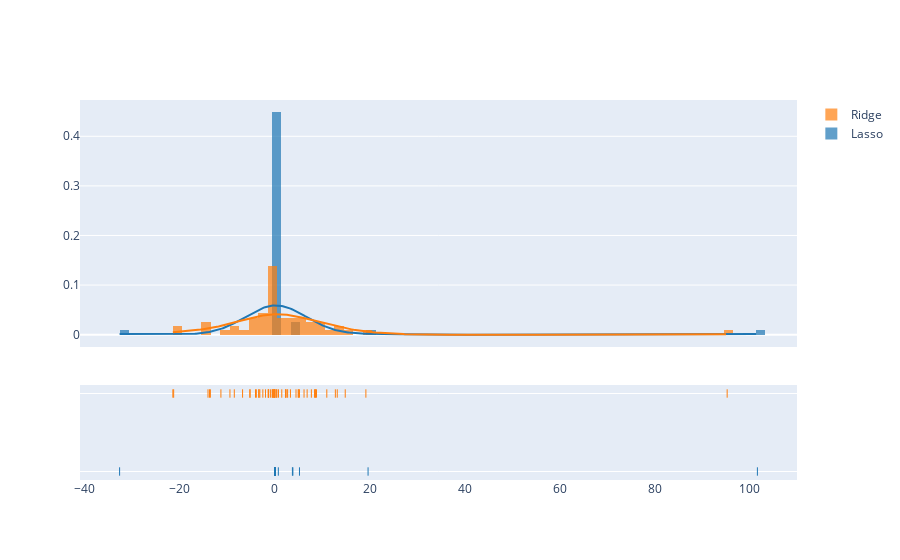

The cell this chart's notebook holds for it:
### Markdown cell above
## find good features -- Use Lasso bc it's good to find features

### Code cell
ff.create_distplot([
    models['Lasso']["LinearModel"].coef_, 
    models['ridge']["LinearModel"].coef_],
    ["Lasso", "Ridge"], bin_size=2)

### Figure 1 — Plotly figure (JSON) as saved in the notebook; plotly's stock layout.template omitted (floating-point values rounded to 4 significant figures; data arrays with more than 128 entries replaced by an {"elided": "..."} marker saying what was removed)
{"data": [{"autobinx": false, "histnorm": "probability density", "legendgroup": "Lasso", "marker": {"color": "rgb(31, 119, 180)"}, "name": "Lasso", "opacity": 0.7, "type": "histogram", "x": [101.7, 0, 0, 3.718, 0, 0, 0, 0, 0, 0.7517, 0, 0, 0, 0, 0, 0, 0, 0, 0, 0, 0, 0, 0, 0, 0, 0, 0, 0, 0, -32.68, 0, 0, 0, 0, 0, 0, 0, 19.66, 0, 0, 0, 0, 0, 0, 0, 3.82, 5.207, 0, 0, 0, 0, 0, 0, 0, 0, 0, 0, 0], "xaxis": "x", "xbins": {"end": 101.7, "size": 2, "start": -32.68}, "yaxis": "y"}, {"autobinx": false, "histnorm": "probability density", "legendgroup": "Ridge", "marker": {"color": "rgb(255, 127, 14)"}, "name": "Ridge", "opacity": 0.7, "type": "histogram", "x": [95.3, -5.243, -14.06, 8.385, 0.3128, -0.9146, 7.712, -6.78, -0.3669, 2.259, -0.03792, -1.289, -0.2133, -1.374, 3.304, -1.947, -2.513, 0.2931, -1.355, -4.056, -3.366, 6.822, 5.205, 4.933, 5.021, 6.168, 8.559, -9.439, -3.88, -21.3, -21.47, -13.74, -11.34, 2.553, 2.305, 8.795, 4.474, 19.19, 13.16, 14.85, 12.77, -8.52, -13.56, -5.203, 0.7852, 10.96, 8.543, 0.4593, 1.476, -0.1137, -0.2113, -0.4873, -0.5387, 0, 0, -3.145, 2.712, -3.347], "xaxis": "x", "xbins": {"end": 95.3, "size": 2, "start": -21.47}, "yaxis": "y"}, {"legendgroup": "Lasso", "marker": {"color": "rgb(31, 119, 180)"}, "mode": "lines", "name": "Lasso", "showlegend": false, "type": "scatter", "x": {"elided": "500 float values"}, "xaxis": "x", "y": {"elided": "500 float values"}, "yaxis": "y"}, {"legendgroup": "Ridge", "marker": {"color": "rgb(255, 127, 14)"}, "mode": "lines", "name": "Ridge", "showlegend": false, "type": "scatter", "x": {"elided": "500 float values"}, "xaxis": "x", "y": {"elided": "500 float values"}, "yaxis": "y"}, {"legendgroup": "Lasso", "marker": {"color": "rgb(31, 119, 180)", "symbol": "line-ns-open"}, "mode": "markers", "name": "Lasso", "showlegend": false, "type": "scatter", "x": [101.7, 0, 0, 3.718, 0, 0, 0, 0, 0, 0.7517, 0, 0, 0, 0, 0, 0, 0, 0, 0, 0, 0, 0, 0, 0, 0, 0, 0, 0, 0, -32.68, 0, 0, 0, 0, 0, 0, 0, 19.66, 0, 0, 0, 0, 0, 0, 0, 3.82, 5.207, 0, 0, 0, 0, 0, 0, 0, 0, 0, 0, 0], "xaxis": "x", "y": ["Lasso", "Lasso", "Lasso", "Lasso", "Lasso", "Lasso", "Lasso", "Lasso", "Lasso", "Lasso", "Lasso", "Lasso", "Lasso", "Lasso", "Lasso", "Lasso", "Lasso", "Lasso", "Lasso", "Lasso", "Lasso", "Lasso", "Lasso", "Lasso", "Lasso", "Lasso", "Lasso", "Lasso", "Lasso", "Lasso", "Lasso", "Lasso", "Lasso", "Lasso", "Lasso", "Lasso", "Lasso", "Lasso", "Lasso", "Lasso", "Lasso", "Lasso", "Lasso", "Lasso", "Lasso", "Lasso", "Lasso", "Lasso", "Lasso", "Lasso", "Lasso", "Lasso", "Lasso", "Lasso", "Lasso", "Lasso", "Lasso", "Lasso"], "yaxis": "y2"}, {"legendgroup": "Ridge", "marker": {"color": "rgb(255, 127, 14)", "symbol": "line-ns-open"}, "mode": "markers", "name": "Ridge", "showlegend": false, "type": "scatter", "x": [95.3, -5.243, -14.06, 8.385, 0.3128, -0.9146, 7.712, -6.78, -0.3669, 2.259, -0.03792, -1.289, -0.2133, -1.374, 3.304, -1.947, -2.513, 0.2931, -1.355, -4.056, -3.366, 6.822, 5.205, 4.933, 5.021, 6.168, 8.559, -9.439, -3.88, -21.3, -21.47, -13.74, -11.34, 2.553, 2.305, 8.795, 4.474, 19.19, 13.16, 14.85, 12.77, -8.52, -13.56, -5.203, 0.7852, 10.96, 8.543, 0.4593, 1.476, -0.1137, -0.2113, -0.4873, -0.5387, 0, 0, -3.145, 2.712, -3.347], "xaxis": "x", "y": ["Ridge", "Ridge", "Ridge", "Ridge", "Ridge", "Ridge", "Ridge", "Ridge", "Ridge", "Ridge", "Ridge", "Ridge", "Ridge", "Ridge", "Ridge", "Ridge", "Ridge", "Ridge", "Ridge", "Ridge", "Ridge", "Ridge", "Ridge", "Ridge", "Ridge", "Ridge", "Ridge", "Ridge", "Ridge", "Ridge", "Ridge", "Ridge", "Ridge", "Ridge", "Ridge", "Ridge", "Ridge", "Ridge", "Ridge", "Ridge", "Ridge", "Ridge", "Ridge", "Ridge", "Ridge", "Ridge", "Ridge", "Ridge", "Ridge", "Ridge", "Ridge", "Ridge", "Ridge", "Ridge", "Ridge", "Ridge", "Ridge", "Ridge"], "yaxis": "y2"}], "layout": {"barmode": "overlay", "hovermode": "closest", "legend": {"traceorder": "reversed"}, "xaxis": {"anchor": "y2", "domain": [0, 1], "zeroline": false}, "yaxis": {"anchor": "free", "domain": [0.35, 1], "position": 0}, "yaxis2": {"anchor": "x", "domain": [0, 0.25], "dtick": 1, "showticklabels": false}}}
